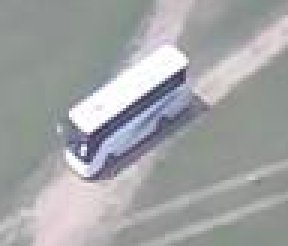
#> input picture MyTracker/111.png, 96 x 82 px (shown 3 times larger)
$ python test3.py
#> lines starting #> are read from the running program, lines starting #| are printed output that depends on the picture
# -*- coding: utf-8 -*-
import numpy as np
import matplotlib.pyplot as plt
from mpl_toolkits.mplot3d import Axes3D
import cv2

img = cv2.imread('111.png')
#> img is the input picture: shape (82, 96, 3); mean B, G, R 165, 163.8, 162.1
print(img.shape)
#| (82, 96, 3)
x,y,z = img[0],img[1],img[2]
#> x = 96 rows, first 8: [147, 148, 143], [148, 149, 144], [148, 149, 144], [149, 150, 145], [150, 151, 146], [150, 151, 146], [150, 151, 146], [147, 148, 143]; y = 96 rows, first 8: [148, 149, 144], [148, 149, 144], [148, 149, 144], [149, 150, 145], [149, 150, 145], [149, 150, 145], [149, 150, 145], [147, 148, 143]; z = 96 rows, first 8: [149, 150, 145], [148, 149, 144], [148, 149, 144], [148, 149, 144], [148, 149, 144], [148, 149, 144], [147, 148, 143], [148, 149, 144]
ax = plt.subplot(111, projection='3d')  # 创建一个三维的绘图工程
num = img.shape[0]*img.shape[1]
#> num = 7872
#  将数据点分成三部分画，在颜色上有区分度
ax.scatter(x[:num], y[:num], z[:num], c='y')  # 绘制数据点


ax.set_zlabel('Z')  # 坐标轴
ax.set_ylabel('Y')
ax.set_xlabel('X')
plt.show()
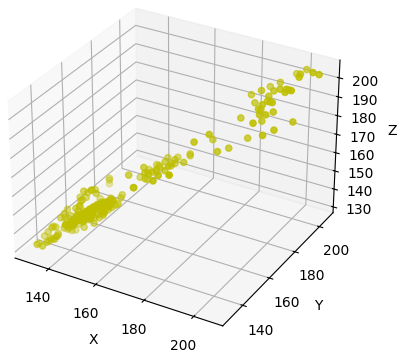
#> figure drawn by matplotlib, 1 panel

$ run again, with MyTracker/00000001.jpg saved as MyTracker/111.png
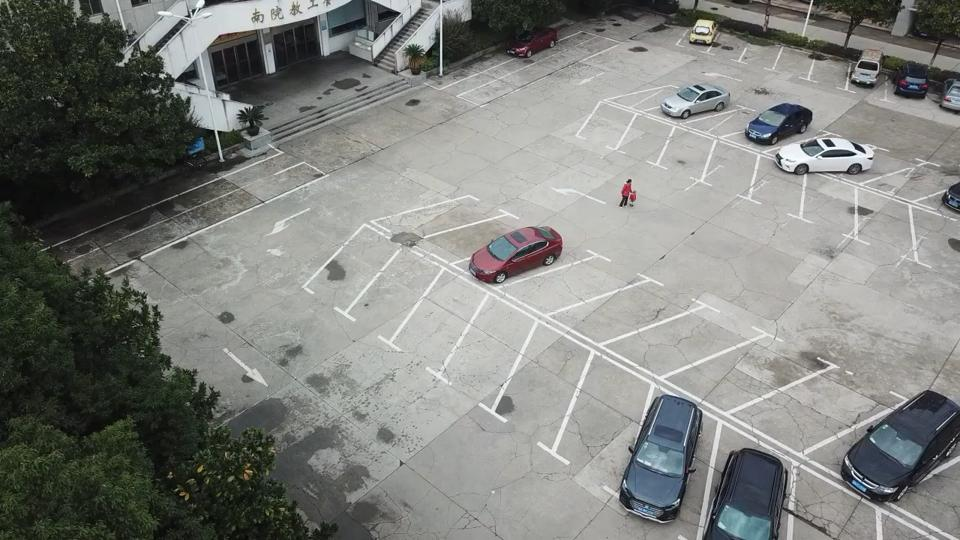
#> input picture MyTracker/00000001.jpg, 960 x 540 px
#> img is the input picture: shape (540, 960, 3); mean B, G, R 124.4, 128.3, 126.4
#| (540, 960, 3)
#> x = 960 rows, first 8: [144, 162, 155], [119, 137, 130], [134, 152, 145], [115, 133, 126], [92, 110, 103], [130, 148, 141], [129, 147, 140], [71, 89, 82]; y = 960 rows, first 8: [140, 158, 151], [112, 130, 123], [135, 153, 146], [129, 147, 140], [97, 115, 108], [117, 135, 128], [135, 153, 146], [122, 140, 133]; z = 960 rows, first 8: [141, 159, 152], [86, 104, 97], [85, 103, 96], [84, 102, 95], [59, 77, 70], [73, 91, 84], [115, 133, 126], [152, 170, 163]
#> `plt.show()`:
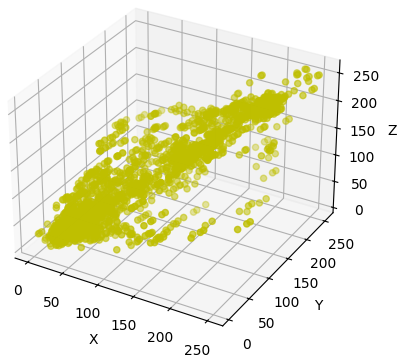
#> figure drawn by matplotlib, 1 panel

$ run again, with MyTracker/00000002.jpg saved as MyTracker/111.png
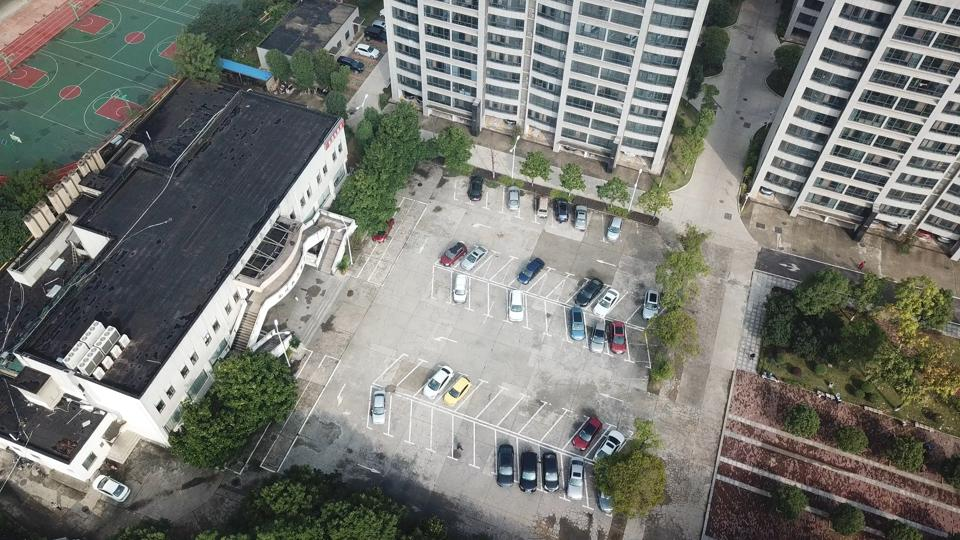
#> input picture MyTracker/00000002.jpg, 960 x 540 px
#> img is the input picture: shape (540, 960, 3); mean B, G, R 114.8, 120.3, 118.5
#| (540, 960, 3)
#> x = 960 rows, first 8: [86, 100, 106], [83, 97, 103], [81, 95, 101], [82, 96, 102], [86, 100, 106], [91, 105, 111], [95, 110, 113], [96, 111, 114]; y = 960 rows, first 8: [84, 98, 104], [85, 99, 105], [86, 100, 106], [88, 102, 108], [91, 105, 111], [94, 108, 114], [97, 112, 115], [99, 114, 117]; z = 960 rows, first 8: [82, 96, 102], [87, 101, 107], [93, 107, 113], [96, 110, 116], [97, 111, 117], [99, 113, 119], [102, 117, 120], [105, 120, 123]
#> `plt.show()`:
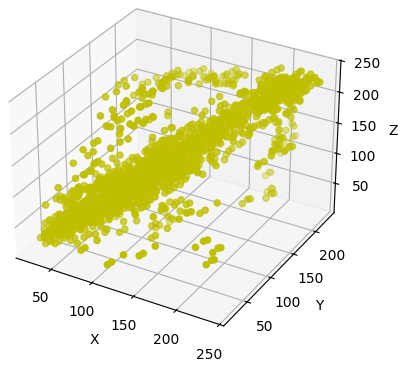
#> figure drawn by matplotlib, 1 panel

$ run again, with MyTracker/00001.jpg saved as MyTracker/111.png
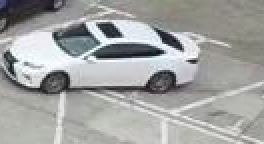
#> input picture MyTracker/00001.jpg, 132 x 72 px (shown 2 times larger)
#> img is the input picture: shape (72, 132, 3); mean B, G, R 161.4, 162.2, 161.1
#| (72, 132, 3)
#> x = 132 rows, first 8: [130, 85, 83], [119, 79, 75], [109, 73, 72], [75, 44, 42], [59, 32, 33], [63, 39, 39], [60, 38, 39], [53, 35, 34]; y = 132 rows, first 8: [114, 70, 68], [119, 78, 76], [106, 70, 69], [72, 40, 40], [55, 28, 30], [58, 36, 36], [57, 35, 37], [52, 33, 36]; z = 132 rows, first 8: [123, 82, 80], [113, 77, 76], [91, 59, 58], [62, 35, 35], [51, 25, 28], [54, 32, 34], [51, 32, 35], [47, 32, 34]
#> `plt.show()`:
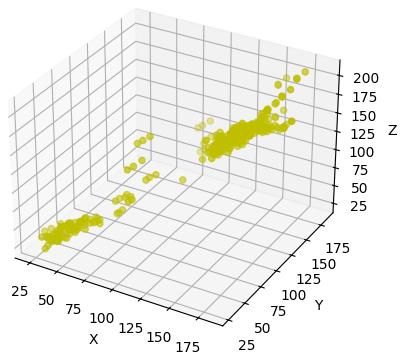
#> figure drawn by matplotlib, 1 panel
